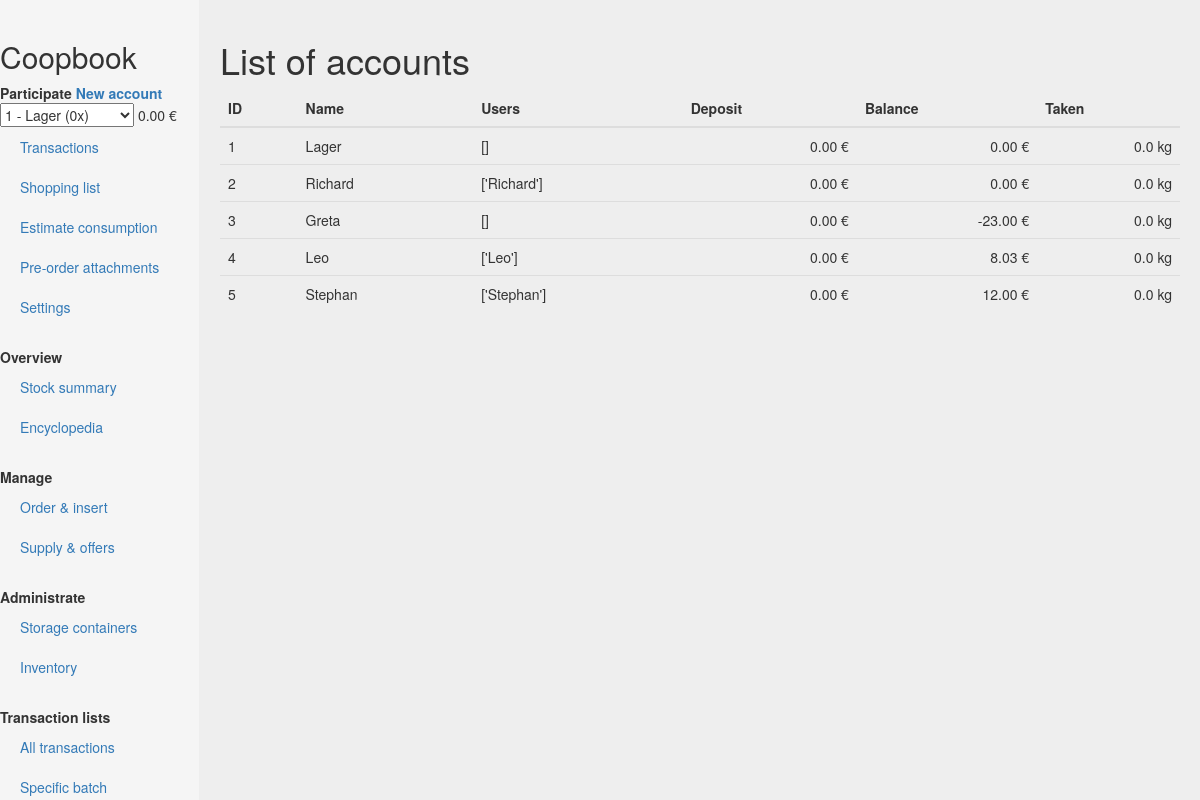
Before: /accountlist with the older database file.
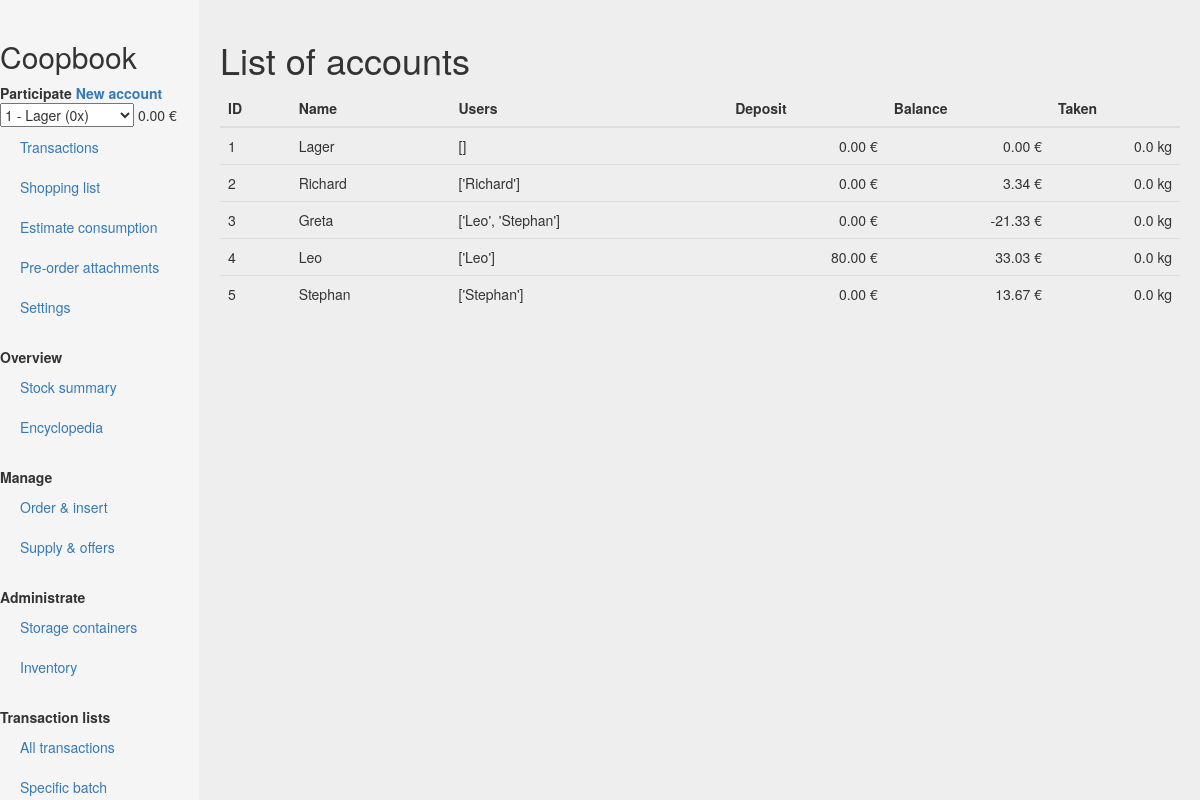
After: the same page with the newer database file.
### core/models.py (models this page shows, shortened)
class Account(models.Model):
    name = models.CharField(max_length=50, default="")
    users = models.ManyToManyField('User', blank=True)
    deposit = models.FloatField(default=0) #MoneyField;
    balance = models.FloatField(default=0) #MoneyField;
    taken = models.FloatField(default=0)
    def __str__(self):
        rate = self.calc_rate(datetime=datetime.datetime.now())
        return "{} - {} ({}x)".format(str(self.id), self.name, rate)
    def calc_rate(self, datetime):
        current_phases = AccPayPhase.objects.filter(account = self.id).filter(Q(start=None)|Q(start__lte=datetime)).filter(Q(end=None)|Q(end__gte=datetime))
        if not current_phases:
            rate = 0
        else:
            rate = 1
            for payphase in current_phases:
                rate = rate * payphase.rate
        return rate
    @property
    def users_str(self):
        users = self.users.all()
        usernames = []
        for user in users:
            usernames.append(user.name)
        return "{}".format(usernames)
    @property
    def balance_str(self):
        self.calc_balance()
        return "{} €".format(format(self.balance,'.2f'))
    def calc_balance(self):
        balance = 0
        charges = Charge.objects.filter(account=self)
        for charge in charges:
            if charge.to_balance == True:
                balance += charge.value
            else:
                pass
        self.balance = balance
        self.save()
    @property
    def deposit_str(self):
        self.calc_deposit()
        return "{} €".format(format(self.deposit,'.2f'))
    def calc_deposit(self):
        deposit = 0
        charges = Charge.objects.filter(account=self)
        for charge in charges:
            if charge.to_balance == False:
                deposit += charge.value
            else:
                pass
        self.deposit = deposit
        self.save()
    @property
    def taken_str(self):
        self.calc_taken()
        return "{} kg".format(format(self.taken,'.1f'))
    def calc_taken(self):
        taken = 0
        takings = Taking.objects.filter(originator_account=self)
        restitutions = Restitution.objects.filter(originator_account=self)
        for taking in takings:
            taken += taking.amount * taking.batch.unit.weight/1000
        for restitution in restitutions:
            taken -= restitution.amount * restitution.batch.unit.weight/1000
        self.taken = taken
        self.save()

class Charge(models.Model):
    transaction = models.ForeignKey('Transaction')
    account = models.ForeignKey('Account')
    value = models.FloatField(default=0) # MoneyField
    to_balance = models.BooleanField(default=True) # false = to deposit
    date = models.DateField()

class User(models.Model):
    name = models.CharField(max_length=50)
    active = models.BooleanField(default=True)
    comment = models.TextField(blank=True)
    accounts = models.ManyToManyField('Account', blank=True)

### core/views.py (the view)
# urls.py: url(r'^accountlist$', views.accountlist),
def accountlist(request):
    g_context = global_context(request)
    template = loader.get_template('core/accountlist.html')
    accounts = Account.objects.all()
    accountlist = sorted(list(accounts), key=lambda t: t.id)
    context = {"accountlist" : accountlist}
    return HttpResponse(template.render({**g_context, **context}, request))

### core/views.py (called while the page is built)
def global_context(request):
    accounts = Account.objects.all()
    global selected_account
    balance = selected_account.balance_str
    current_path = request.get_full_path()
    context = {"accounts": accounts, "balance" : balance, "selected_account" : selected_account, "current_path" : current_path, }
    return context

### core/templates/core/accountlist.html (shortened to what this page needs)
{% extends "core/base.html" %}
{% block heading %}List of accounts{% endblock %}
{% block content %}
<table class="table">
          <thead>
            <th>ID</th>
            <th>Name</th>
            <th>Users</th>
            <th align=right>Deposit</th>
            <th align=right>Balance</th>
            <th align=right>Taken</th>
          </thead>
          <tbody>
          {% for account in accountlist %}
            <tr>
              <td>{{ account.id }}</td>
              <td>{{ account.name }}</td>
              <td>{{ account.users_str }}</td>
              <td align=right>{{ account.deposit_str }} </td>
              <td align=right>{{ account.balance_str }}</td>
              <td align=right>{{ account.taken_str }}</td>
            </tr>
          {% endfor %}
          </tbody>
        </table>
{% endblock %}

Changed rows visible on the page:
changed Account "Richard": balance_str "0.00 €" → "3.34 €"
changed Account "Greta": users_str "[]" → "['Leo', 'Stephan']"; balance_str "-23.00 €" → "-21.33 €"
changed Account "Leo": deposit_str "0.00 €" → "80.00 €"; balance_str "8.03 €" → "33.03 €"
changed Account "Stephan": balance_str "12.00 €" → "13.67 €"
